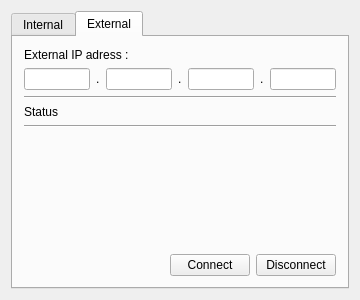
<?xml version="1.0" encoding="UTF-8"?>
<ui version="4.0">
 <class>ConnectionParameters</class>
 <widget class="QWidget" name="ConnectionParameters">
  <property name="geometry">
   <rect>
    <x>0</x>
    <y>0</y>
    <width>360</width>
    <height>300</height>
   </rect>
  </property>
  <property name="windowTitle">
   <string>ConnectionParameters</string>
  </property>
  <layout class="QGridLayout" name="gridLayout_3">
   <item row="0" column="0">
    <widget class="QTabWidget" name="controllTypeTab">
     <property name="currentIndex">
      <number>1</number>
     </property>
     <widget class="QWidget" name="tab">
      <attribute name="title">
       <string>Internal</string>
      </attribute>
      <layout class="QGridLayout" name="gridLayout">
       <item row="0" column="0">
        <widget class="QGroupBox" name="groupBox">
         <property name="title">
          <string>ModBus Parameters</string>
         </property>
         <layout class="QGridLayout" name="gridLayout_2">
          <item row="0" column="0">
           <layout class="QVBoxLayout" name="verticalLayout_2">
            <item>
             <layout class="QHBoxLayout" name="horizontalLayout_2" stretch="1,2">
              <property name="sizeConstraint">
               <enum>QLayout::SetMaximumSize</enum>
              </property>
              <item>
               <widget class="QComboBox" name="comboBoxCOM"/>
              </item>
              <item>
               <widget class="QLabel" name="label">
                <property name="text">
                 <string>Serial port</string>
                </property>
                <property name="buddy">
                 <cstring>comboBoxCOM</cstring>
                </property>
               </widget>
              </item>
             </layout>
            </item>
            <item>
             <layout class="QHBoxLayout" name="horizontalLayout_3" stretch="1,2">
              <item>
               <widget class="QComboBox" name="comboBoxSpeed"/>
              </item>
              <item>
               <widget class="QLabel" name="label_2">
                <property name="text">
                 <string>Transmition Speed</string>
                </property>
                <property name="buddy">
                 <cstring>comboBoxSpeed</cstring>
                </property>
               </widget>
              </item>
             </layout>
            </item>
            <item>
             <layout class="QHBoxLayout" name="horizontalLayout_4" stretch="1,2">
              <item>
               <widget class="QSpinBox" name="spinBoxID">
                <property name="minimum">
                 <number>1</number>
                </property>
                <property name="maximum">
                 <number>127</number>
                </property>
               </widget>
              </item>
              <item>
               <widget class="QLabel" name="label_3">
                <property name="text">
                 <string>Device ID</string>
                </property>
                <property name="buddy">
                 <cstring>spinBoxID</cstring>
                </property>
               </widget>
              </item>
             </layout>
            </item>
            <item>
             <widget class="QLabel" name="communicationErrorLabel">
              <property name="enabled">
               <bool>false</bool>
              </property>
              <property name="text">
               <string notr="true"/>
              </property>
             </widget>
            </item>
           </layout>
          </item>
         </layout>
        </widget>
       </item>
      </layout>
     </widget>
     <widget class="QWidget" name="tab_2">
      <attribute name="title">
       <string>External</string>
      </attribute>
      <layout class="QGridLayout" name="gridLayout_4">
       <item row="0" column="0">
        <layout class="QVBoxLayout" name="verticalLayout">
         <item>
          <widget class="QLabel" name="label_7">
           <property name="text">
            <string>External IP adress :</string>
           </property>
          </widget>
         </item>
         <item>
          <layout class="QHBoxLayout" name="horizontalLayout">
           <item>
            <widget class="IpLineEdit" name="ipEd0"/>
           </item>
           <item>
            <widget class="QLabel" name="label_4">
             <property name="text">
              <string>.</string>
             </property>
             <property name="scaledContents">
              <bool>true</bool>
             </property>
            </widget>
           </item>
           <item>
            <widget class="IpLineEdit" name="ipEd1"/>
           </item>
           <item>
            <widget class="QLabel" name="label_5">
             <property name="text">
              <string>.</string>
             </property>
             <property name="scaledContents">
              <bool>true</bool>
             </property>
            </widget>
           </item>
           <item>
            <widget class="IpLineEdit" name="ipEd2"/>
           </item>
           <item>
            <widget class="QLabel" name="label_6">
             <property name="text">
              <string>.</string>
             </property>
             <property name="scaledContents">
              <bool>true</bool>
             </property>
            </widget>
           </item>
           <item>
            <widget class="IpLineEdit" name="ipEd3"/>
           </item>
          </layout>
         </item>
         <item>
          <widget class="Line" name="line">
           <property name="orientation">
            <enum>Qt::Horizontal</enum>
           </property>
          </widget>
         </item>
         <item>
          <widget class="QLabel" name="externalStatusLabel">
           <property name="text">
            <string>Status</string>
           </property>
          </widget>
         </item>
         <item>
          <widget class="Line" name="line_2">
           <property name="orientation">
            <enum>Qt::Horizontal</enum>
           </property>
          </widget>
         </item>
         <item>
          <spacer name="verticalSpacer">
           <property name="orientation">
            <enum>Qt::Vertical</enum>
           </property>
           <property name="sizeHint" stdset="0">
            <size>
             <width>20</width>
             <height>40</height>
            </size>
           </property>
          </spacer>
         </item>
         <item>
          <layout class="QHBoxLayout" name="horizontalLayout_5">
           <item>
            <spacer name="horizontalSpacer">
             <property name="orientation">
              <enum>Qt::Horizontal</enum>
             </property>
             <property name="sizeHint" stdset="0">
              <size>
               <width>40</width>
               <height>20</height>
              </size>
             </property>
            </spacer>
           </item>
           <item>
            <widget class="QPushButton" name="connectButton">
             <property name="text">
              <string>Connect</string>
             </property>
            </widget>
           </item>
           <item>
            <widget class="QPushButton" name="disconnectButton">
             <property name="text">
              <string>Disconnect</string>
             </property>
            </widget>
           </item>
          </layout>
         </item>
        </layout>
       </item>
      </layout>
     </widget>
    </widget>
   </item>
  </layout>
 </widget>
 <layoutdefault spacing="6" margin="11"/>
 <customwidgets>
  <customwidget>
   <class>IpLineEdit</class>
   <extends>QLineEdit</extends>
   <header location="global">iplineedit.h</header>
  </customwidget>
 </customwidgets>
 <resources/>
 <connections/>
</ui>
